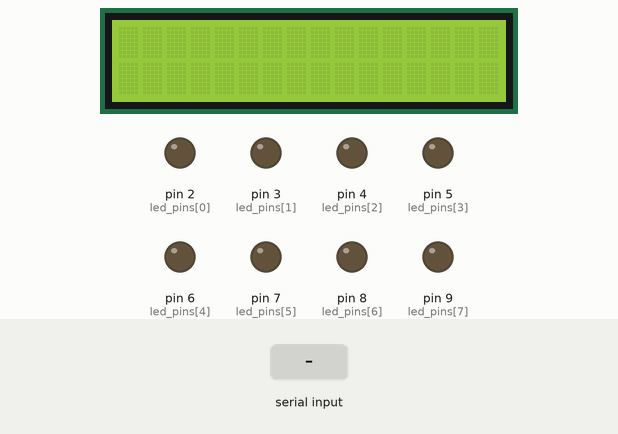
Recording of a sketch running on a simulated Arduino Uno, built with avr-gcc and run on an emulated ATmega328P. Parts: 16×2 character LCD, output pins drawn as LEDs (lit = HIGH). The inputs (shaded band) are chosen by the test bench. What the sketch prints to the serial monitor is not drawn.

Above: at 1.2 s.
1.3 s: "90,45\n" received over Serial
At 1.6 s:
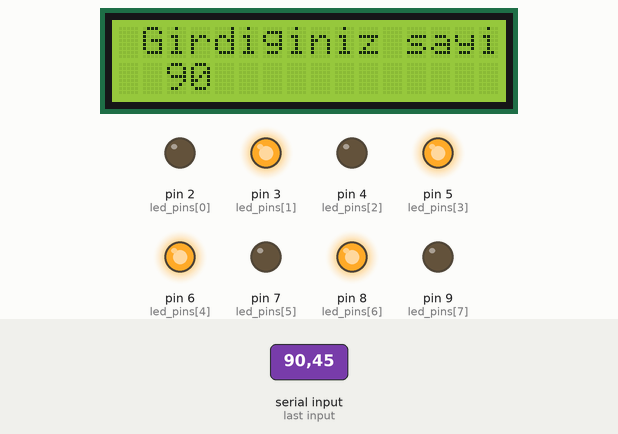
At 7.4 s:
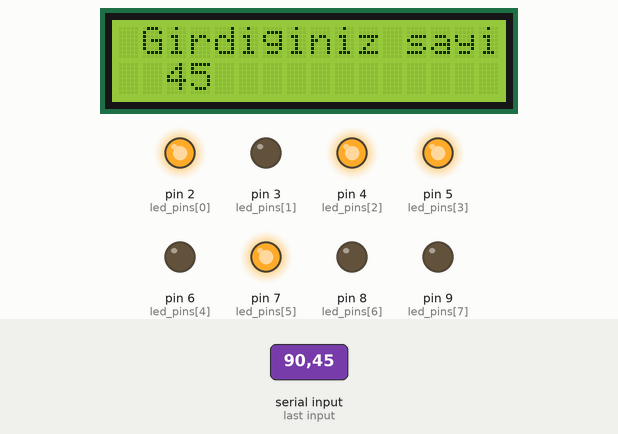
Timing chart, 0 to 8.8 s (numbered marks = the images above; inputs shaded):
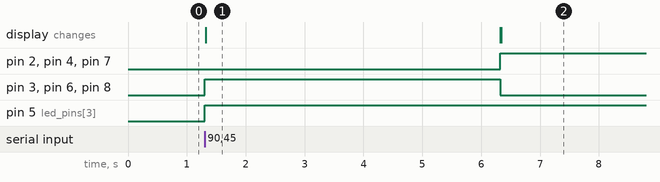

The sketch:

binary_with_leds.ino
```cpp
// (licence header left out)
#include <LiquidCrystal_I2C.h>


LiquidCrystal_I2C lcd(0x20,16,2);


const uint8_t led_pins[8] = {2, 3, 4, 5, 6, 7, 8, 9};


void setup() {

  for(int i = 0; i < 8; i++) {
    pinMode(led_pins[i], OUTPUT);
    digitalWrite(led_pins[i], LOW);
  }

  Serial.begin(9600);
  Serial.println("Lutfen 0-255 arasinda bir sayi giriniz: ");


  lcd.init();
  lcd.clear();
  lcd.backlight();

}

void loop() {
  if(Serial.available() >0) {
    int input_number = Serial.parseInt();

    if(input_number >= 0 && input_number <= 255) {
      Serial.print("Girilen sayı:  ");
      Serial.println(input_number);
      uint8_to_binary(input_number);

  	  lcd.setCursor(1, 0);
  	  lcd.print("Girdiginiz sayi:");
  	  lcd.setCursor(2,1);
  	  lcd.print(input_number);
      delay(5000);
   	  lcd.clear();

    } else {
      Serial.println("Hata!");
    }
  }
}

void uint8_to_binary(uint8_t number) {
  for(int i = 0; i < 8; i++) {
    int bit_value = (number >> i) & 0x01;
    digitalWrite(led_pins[i], bit_value);
  }
}
```

Measured:
- after the input at 1.3 s, pin 2 (led_pins[0]), pin 4 (led_pins[2]), pin 7 (led_pins[5]): LOW → HIGH after 5.0 s; pin 3 (led_pins[1]), pin 6 (led_pins[4]), pin 8 (led_pins[6]): LOW → HIGH at once, → LOW 5.0 s later; pin 5 (led_pins[3]): LOW → HIGH at once; the display: changes at once (image 1)
- what the display in image 1 shows lasts 5.0 s, from 1.3 s to 6.3 s
